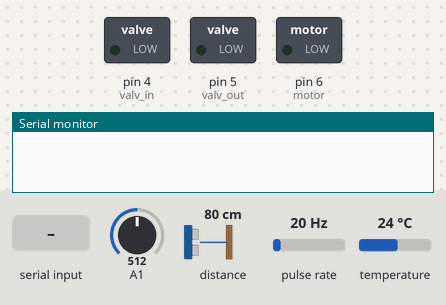
The sketch below on a simulated Arduino Uno, built with avr-gcc and run on an emulated ATmega328P. On the bench: switched loads named in the sketch (green lamp = pin HIGH), the last lines printed to the serial monitor. Wiring (inferred from the names in the program): pulse sensor: data pin 2. The inputs (shaded band) are chosen by the test bench; at power-on: A1 = 512, distance to the obstacle 80 cm, pulse rate 20 Hz, temperature 24 °C.

Above: at 1.2 s.
1.3 s: "#on\n" received over Serial
At 2.3 s:
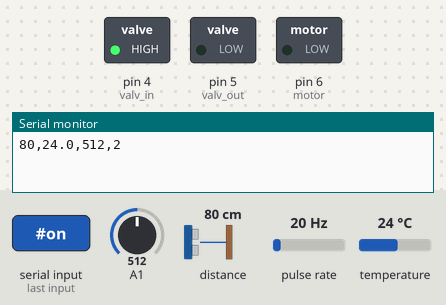
2.8 s: "1\n" received over Serial
At 3.4 s:
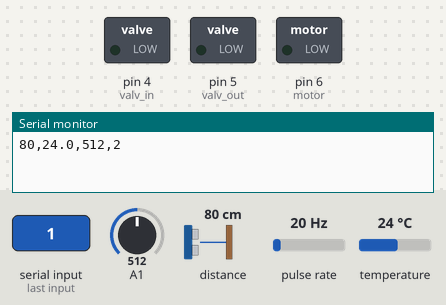
Timing chart, 0 to 5.8 s (numbered marks = the images above; inputs shaded):
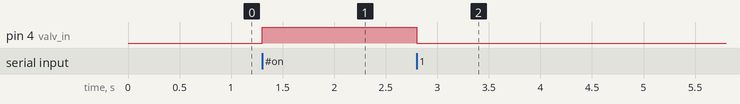

Measured:
- after the input at 1.3 s, pin 4 (valv_in): LOW → HIGH at once
- after the input at 2.8 s, pin 4 (valv_in): HIGH → LOW at once

The sketch:

jhon.ino.ino
```cpp
#include <OneWire.h>
#include <DallasTemperature.h>
#include <Wire.h>
#include <VL53L0X.h>

#define ONE_WIRE_BUS 3


#define valv_in   4
#define valv_out  5
#define motor     6
#define sensor_caudal 2

//#define HIGH_SPEED
#define HIGH_ACCURACY
//#define LONG_RANGE

VL53L0X Sen_Dist;
OneWire oneWire(ONE_WIRE_BUS);
DallasTemperature Sen_Temp(&oneWire);

int count = 0;
float temp;
int dist;
String texto, text[5];
int index = 0;
int caudal = 0;
int presion = 0;
char *token = NULL;

int litros_Hora; // Variable que almacena el caudal (L/hora)
volatile int pulsos = 0; // Variable que almacena el número de pulsos
unsigned long tiempoAnterior = 0; // Variable para calcular el tiempo transcurrido
unsigned long pulsos_Acumulados = 0; // Variable que almacena el número de pulsos acumulados
float litros; // // Variable que almacena el número de litros acumulados

int sensorValue = 0;

void flujo()
{
  pulsos++; // Incrementa en una unidad el número de pulsos
}

void setup() {

  pinMode(valv_in, OUTPUT);
  pinMode(valv_out, OUTPUT);
  pinMode(motor, OUTPUT);


  digitalWrite(valv_in, LOW);
  digitalWrite(valv_out, LOW);
  digitalWrite(motor, LOW);

  Serial.begin(9600);
  Serial.setTimeout(100);
  Sen_Temp.begin();

  Wire.begin();

  Sen_Dist.init();
  Sen_Dist.setTimeout(500);
  //***********************************************

  interrupts(); // Habilito las interrupciones
  //  Interrupción INT0, llama a la ISR llamada "flujo" en cada flanco de subida en el pin digital 2
  attachInterrupt(digitalPinToInterrupt(sensor_caudal), flujo, RISING);

  //***********************************************

  //***********************************************


#if defined LONG_RANGE
  // lower the return signal rate limit (default is 0.25 MCPS)
  Sen_Dist.setSignalRateLimit(0.1);
  // increase laser pulse periods (defaults are 14 and 10 PCLKs)
  Sen_Dist.setVcselPulsePeriod(VL53L0X::VcselPeriodPreRange, 18);
  Sen_Dist.setVcselPulsePeriod(VL53L0X::VcselPeriodFinalRange, 14);
#endif

#if defined HIGH_SPEED
  // reduce timing budget to 20 ms (default is about 33 ms)
  Sen_Dist.setMeasurementTimingBudget(20000);
#elif defined HIGH_ACCURACY
  // increase timing budget to 200 ms
  Sen_Dist.setMeasurementTimingBudget(200000);
#endif
  //********************************************

}
/*protocolo de respuesta del sistema SCADA
   nivel del tanque, temperatura del interior del tanque, presion descaraga de la bomba, caudal, NL & CR
   nivel del tanque = 0 a 50
   temperatura =      0 a 120
   presion =          0 a 100
   caudal =           0 a 30

*/
void loop() {

  tiempoAnterior = millis(); // Guardo el tiempo que tarda el ejecutarse el setup
  while (true) {

    calcular_flujo();

    if (Serial.available())
    {
      texto = Serial.readStringUntil('\n');

      fragmentar();
      analizar_texto();

      calcular_flujo();
      leer_sensores();

      calcular_flujo();

      Serial.print(dist);
      Serial.print(",");
      Serial.print(temp, 1);
      Serial.print(",");
      Serial.print(presion);
      Serial.print(",");
      Serial.println(caudal);

    }
  }
}

void calcular_flujo() {
  // Cada segundo calculamos e imprimimos el caudal y el número de litros consumidos
  if (millis() - tiempoAnterior > 1000)
  {
    // Realizo los cálculos
    tiempoAnterior = millis(); // Actualizo el nuevo tiempo
    pulsos_Acumulados += pulsos; // Número de pulsos acumulados
    litros_Hora = (pulsos / 7.5); // Q = frecuencia * 60/ 7.5 (L/Hora)
    litros = pulsos_Acumulados * 1.0 / 450; // Cada 450 pulsos son un litro
    pulsos = 0; // Pongo nuevamente el número de pulsos a cero
    caudal = litros_Hora;
  }
}


void leer_sensores() {
  temp = 0;
  dist = 0;
  presion = 0;
  Sen_Temp.requestTemperatures();
  dist = Sen_Dist.readRangeSingleMillimeters() / 10;
  temp = Sen_Temp.getTempCByIndex(0);
  presion = analogRead(A1);

}
void fragmentar() {
  index = 0;
  token = strtok(texto.c_str(), "," );

  while ( token != NULL )
  {
    text[index] = String(token);
    index++;
    token = strtok( NULL, "," );
  }
}
void analizar_texto() {
  if (text[0].equals("#on")) {
    digitalWrite(valv_in, HIGH);
  }
  else {
    digitalWrite(valv_in, LOW);
  }
  if (text[1].equals("#on")) {
    digitalWrite(valv_out, HIGH);
  }
  else {
    digitalWrite(valv_out, LOW);
  }
  if (text[2].equals("#on")) {
    digitalWrite(motor, HIGH);
  }
  else {
    digitalWrite(motor, LOW);
  }
}
/*

  while (true) {
    if (Serial.available())
    {
      if (text2.equals(Serial.readStringUntil('\n')) ){
      Serial.println(text1 + count);
        count++;
        delay(700);
      }
    }
  }
*/
```
